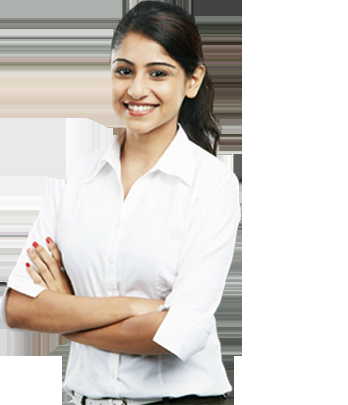
#> input picture OpenCV_python/bharti.jpeg, 348 x 405 px
$ python 5_BinaryImageOrBlackInWhite.py
#> lines starting #> are read from the running program, lines starting #| are printed output that depends on the picture; after the words box and inside, x2 and y2 are one past the last pixel; in counts of white or black regions, pixels touching at a corner belong together
# Black in white image which all pixel between 0 or 1
# first we need to convert rgb image to grayscale image after convert the grayscale we will convert Black in White...

import  cv2
# convert grayscale
pic = cv2.imread("bharti.jpeg",0)
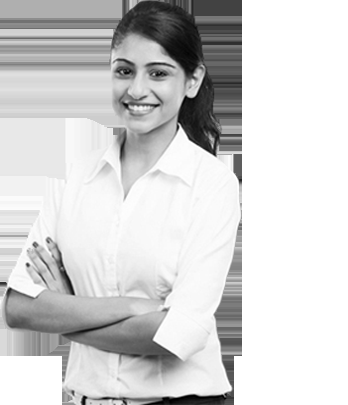
#> pic: shape (405, 348); min 0, max 255, mean 209.8
cv2.imshow("GrayScale",pic)
cv2.waitKey(0)

# Gray to Binary Img
# "ret" means return that a return a value in tuple form
ret, BW = cv2.threshold(pic,125, 255, cv2.THRESH_BINARY)
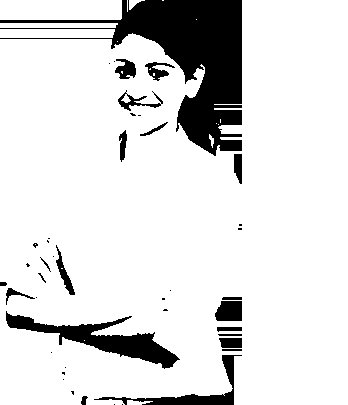
#> BW: shape (405, 348); 86.9% white; 43 black regions (22 under 20 px), largest, box (x1, y1, x2, y2) and area: (0, 0, 242, 156) 11523, (6, 311, 180, 369) 2928, (94, 355, 242, 405) 1212
print(ret)
cv2.imshow("Black in white IMG",BW)
cv2.waitKey(0)

cv2.destroyAllWindows()
